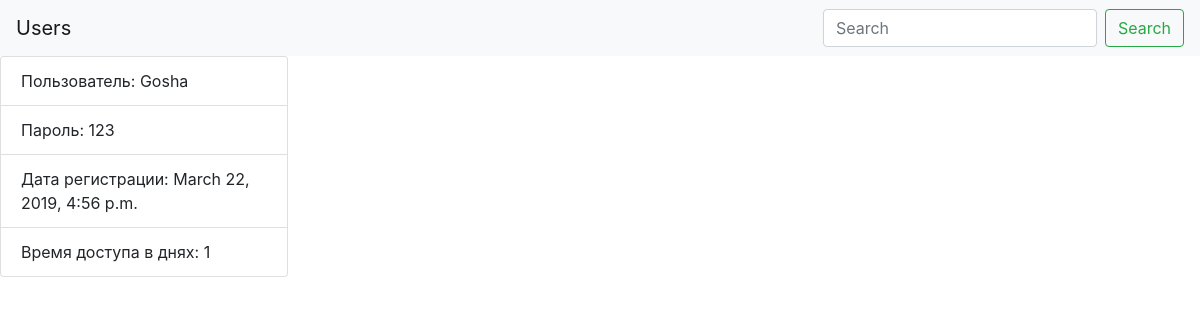
Page /users_list/1565/ on the committed database.
### user/models.py (models this page shows, shortened)
class User(models.Model):
    name=models.CharField(max_length=150, db_index=True, unique=True)
    password=models.CharField(max_length=50)
    data=models.DateTimeField(auto_now_add=True)
    access_time=models.CharField(max_length=50)
    slug=models.SlugField(max_length=50, unique=True)

### user/views.py (the view)
# urls.py: path('users_list/<str:slug>/', users_list_detail, name='user_detail_url'),
def users_list_detail(request, slug):
    user=User.objects.get(slug__iexact=slug)
    return render(request, 'user_detail.html', context={'user':user, 'slug':slug})

### user/templates/user_detail.html (shortened to what this page needs)
{% extends 'Base.html' %}
{% block content %}
    <div class="card" style="width: 18rem;">
        <ul class="list-group list-group-flush">
            <li class="list-group-item">Пользователь: {{ user.name }}</li>
            <li class="list-group-item">Пароль: {{ user.password }}</li>
            <li class="list-group-item">Дата регистрации: {{ user.data }}</li>
            <li class="list-group-item">Время доступа в днях: {{ user.access_time }}</li>
        </ul>
    </div>
{% endblock %}

### rows in the picture
User: name "Gosha", password "123", data "March 22, 2019, 4:56 p.m.", access_time "1"
